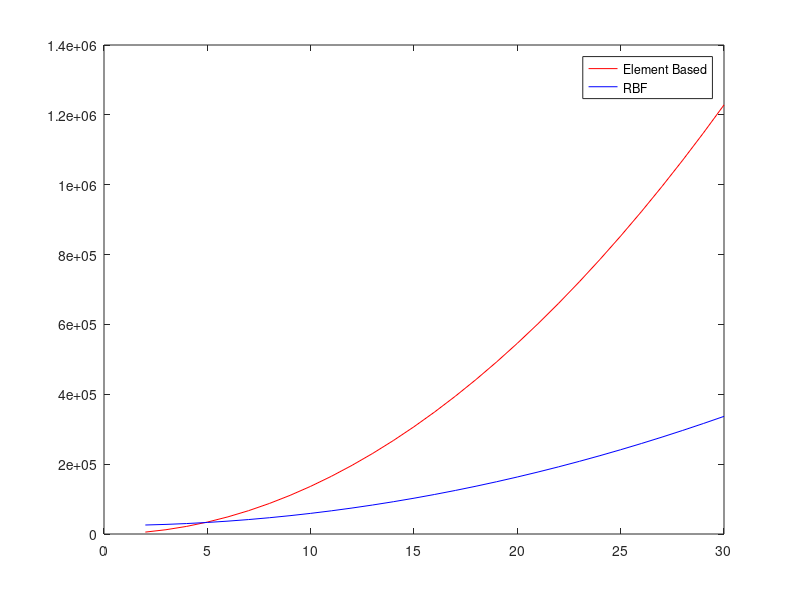

Reproduce this figure in MATLAB.
clear
close all
clc


% comparing the cost of EB algorithm and RBF

% consider mesh made of structured patches with one grid contained into the
% other

% assume hexa27 with curved interfaces

% assume 3 avg iteration per element based

ng = 2:30;

el_type = 'hexa27';

rh = 1.5;         % h_slave/h_master

% costQuad8 = 0;
% costQuad9 = 75;         % minimum flops required to assemble each system

% estimate relative number of operation according to mesh size ratio
if rh >= 1
  R_slave = 0.5*(rh^2+1);
else
  R_slave = (1/rh)^2;
end


c_hexa27 = 280;   % 27+2nN (dN) + 16+nN (N) + 9^3 + 9nN
c_hexa8 = 91;     % 12 (dN) + 16 (N) + 9^3 + 9nN
switch el_type
  case 'hexa'
    c_eb = c_hexa8;
    it_avg = 1;
  case 'hexa27'
    c_eb = c_hexa27;
    it_avg = 3;
end

cost_per_gp = R_slave*(it_avg*c_eb);
eb_cost = @(x) (x.^2)*cost_per_gp;


if rh >= 1
  R_master = rh^2;
  R_slave2 = 1/rh^2; % reduced cost of evaluation after support detection
else
  R_master = 1;
  R_slave2 = 1; % reduced cost of evaluation after support detection
end

nInt = 25;
nIntSupp = 16;

c_hexa8 = R_slave*4*(2*nInt-1);

c_hexa27 = R_slave*3*(2*nIntSupp-1) + R_slave2*9*(2*nInt-1);

switch el_type
  case 'hexa'
    N = 4;
    c_rbf = c_hexa8;
  case 'hexa27'
    c_rbf = c_hexa27;
    N = 9;
end


% assume initial support detection

rbf_cost = @(x) R_master*((1/3)*nInt^3 + N*nInt^2) + x.^2*c_rbf;



figure(1)
eb = eb_cost(ng);
plot(ng,eb,'r-')

hold on

rbf = rbf_cost(ng);
plot(ng,rbf,'b-')

legend('Element Based','RBF')



